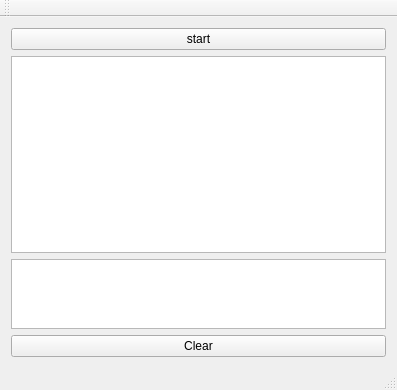
<?xml version="1.0" encoding="UTF-8"?>
<ui version="4.0">
 <class>CSimuMW</class>
 <widget class="QMainWindow" name="CSimuMW">
  <property name="geometry">
   <rect>
    <x>0</x>
    <y>0</y>
    <width>397</width>
    <height>390</height>
   </rect>
  </property>
  <property name="windowTitle">
   <string>MainWindow</string>
  </property>
  <widget class="QWidget" name="centralWidget">
   <layout class="QVBoxLayout" name="verticalLayout_2">
    <item>
     <layout class="QVBoxLayout" name="verticalLayout">
      <item>
       <widget class="QPushButton" name="btnStart">
        <property name="text">
         <string>start</string>
        </property>
       </widget>
      </item>
      <item>
       <widget class="QPlainTextEdit" name="log">
        <property name="sizePolicy">
         <sizepolicy hsizetype="Expanding" vsizetype="Expanding">
          <horstretch>0</horstretch>
          <verstretch>90</verstretch>
         </sizepolicy>
        </property>
       </widget>
      </item>
      <item>
       <widget class="QPlainTextEdit" name="logR">
        <property name="sizePolicy">
         <sizepolicy hsizetype="Expanding" vsizetype="Expanding">
          <horstretch>0</horstretch>
          <verstretch>30</verstretch>
         </sizepolicy>
        </property>
       </widget>
      </item>
      <item>
       <layout class="QHBoxLayout" name="horizontalLayout">
        <item>
         <widget class="QPushButton" name="btnClearLogs">
          <property name="text">
           <string>Clear</string>
          </property>
         </widget>
        </item>
       </layout>
      </item>
     </layout>
    </item>
   </layout>
  </widget>
  <widget class="QMenuBar" name="menuBar">
   <property name="geometry">
    <rect>
     <x>0</x>
     <y>0</y>
     <width>397</width>
     <height>23</height>
    </rect>
   </property>
  </widget>
  <widget class="QToolBar" name="mainToolBar">
   <attribute name="toolBarArea">
    <enum>TopToolBarArea</enum>
   </attribute>
   <attribute name="toolBarBreak">
    <bool>false</bool>
   </attribute>
  </widget>
  <widget class="QStatusBar" name="statusBar"/>
 </widget>
 <layoutdefault spacing="6" margin="11"/>
 <resources/>
 <connections/>
</ui>
